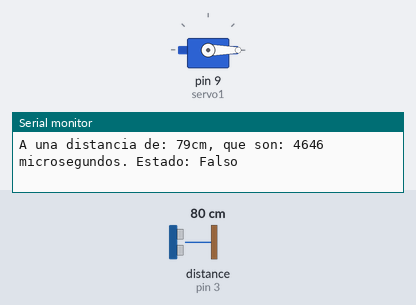
Simulated run of this sketch. Board: Arduino Uno, built with avr-gcc and run on an emulated ATmega328P. Parts: servo, the last lines printed to the serial monitor. Wiring (inferred from the names in the program): ultrasonic range finder: trigger pin 2; echo pin 3. The inputs (shaded band) are chosen by the test bench; at power-on: distance to the obstacle (sensor on pin 3) 80 cm. The echo pulse lasts 58.3 µs per cm.

Above: at 1.2 s.
1.3 s: distance to the obstacle (sensor on pin 3) set to 84 cm
4.3 s: distance to the obstacle (sensor on pin 3) set to 92 cm
At 4.8 s:
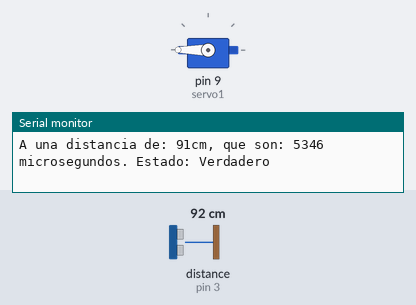
Timing chart, 0 to 7.3 s (numbered marks = the images above; inputs shaded):
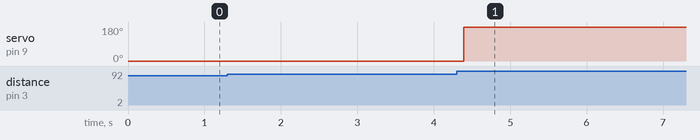

Measured:
- the behaviour switches between 86 and 87 cm on distance to the obstacle (sensor on pin 3) (found by bisection; images 0 and 1)
- after the input at 4.3 s, servo on pin 9 (servo1): 0° → 180° after 0.10 s

The sketch:

sketch_sep5a.ino
```cpp
    #include <Servo.h>

Servo servo1;
int trig = 2;
int echo = 3;
int tiempo;
int distancia;
int valorServo;
String ESTADO;

void setup() {
  servo1.attach(9);
  Serial.begin(9600);
  pinMode(trig, OUTPUT);
  pinMode(echo, INPUT);
}

void loop() {
  servoSi();
  sensor(ESTADO);
}

void sensor(String estado) {
  digitalWrite(trig, HIGH);
  delay(1);
  digitalWrite(trig, LOW);
  tiempo = pulseIn(echo, HIGH);
  distancia = tiempo / 58.2;
  valorServo = tiempo / 105.555;

  String mensaje = "A una distancia de: " + String(distancia) + "cm, que son: " + String(tiempo) + " microsegundos. Estado: " + estado;
  Serial.println(mensaje);
}

void servoLectura() {
  servo1.write(valorServo);
  delay(15);
}

void servoSi() {
  if (tiempo >= 5000) {
    servo1.write(180);
    delay(15);
    ESTADO = "Verdadero";
  }
  else {
    servo1.write(0);
    delay(15);
    ESTADO = "Falso";
  }
}
```
